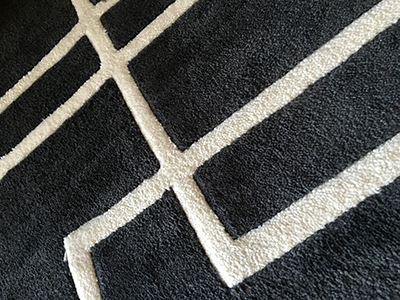
#> input picture images/testing/area_rug.png, 400 x 300 px, given in place of 20150324_165844.jpg, which was not available
$ python test.py
#> lines starting #> are read from the running program, lines starting #| are printed output that depends on the picture; after the words box and inside, x2 and y2 are one past the last pixel; in counts of white or black regions, pixels touching at a corner belong together
### metody.py
import os.path
import struct
import numpy as np

# [16 lines left out: function getListOfFiles, not called in this run]

def rgb2gray(rgb):
    return np.dot(rgb[...,:3], [0.299, 0.587, 0.114])

# [5 lines left out: function uint2int, not called in this run]


def getMNISTdata(filePath):

    with open(filePath, 'rb') as f:
        if "images" in filePath:
            magic, size = struct.unpack(">II", f.read(8))
            nrows, ncols = struct.unpack(">II", f.read(8))
            data = np.fromfile(f, dtype=np.dtype(np.uint8).newbyteorder('>'))
            data = data.reshape((size, nrows * ncols))

        elif "labels" in filePath:
            magic, size = struct.unpack(">II", f.read(8))
            nrows, ncols = struct.unpack(">II", f.read(8))
            data = np.fromfile(f, dtype=np.dtype(np.uint8).newbyteorder('>'))
        else:
            data = ""
    return data

# [11 lines left out: function labelsToNumbers, not called in this run]

### test.py
import metody
import cv2
import matplotlib.pyplot as plt
# path = "/home/krzysztof/Dokumenty/SNR_grupa1/Folio Leaf Dataset/Folio"
# files = metody.getListOfFiles(path)

impath = "/home/krzysztof/Dokumenty/SNR_grupa1/Folio Leaf Dataset/Folio/barbados cherry/20150324_165844.jpg"
image = cv2.imread(impath)
#> image is the input picture: shape (300, 400, 3); mean B, G, R 78.3, 80.6, 80
fontType = cv2.FONT_HERSHEY_PLAIN
fontScale = 10
cv2.putText(image, "Jakis tekst", (300, 300), cv2.FONT_HERSHEY_SIMPLEX, fontScale, (0, 0, 255), 10)
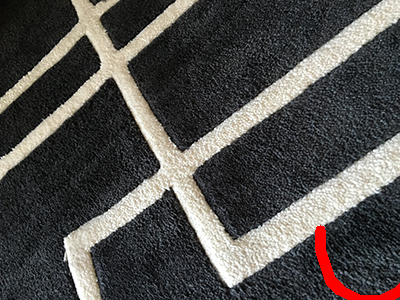
#> image: shape (300, 400, 3); 1.06% of pixels changed, all inside (x1, y1, x2, y2) = (315, 225, 400, 300)
plt.imshow(image)
plt.show()

# Zabawa z MNIST
mainFolderPath = "/home/krzysztof/Dokumenty/SNR/MNIST"
paths= [mainFolderPath  + "/t10k-images-idx3-ubyte",
        mainFolderPath  + "/t10k-labels-idx1-ubyte",
        mainFolderPath  + "/train-images-idx3-ubyte",
        mainFolderPath  + "/train-labels.idx1-ubyte"]

#> (the run stopped early here; a loop or call above may not have finished)

$ run again, on images/training/area_rug/area_rug_02.png
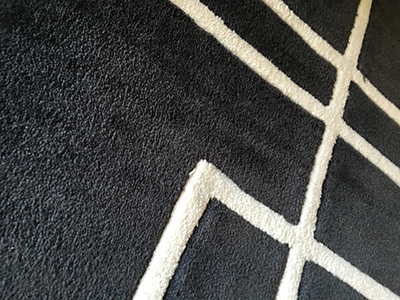
#> input picture images/training/area_rug/area_rug_02.png, 400 x 300 px, given in place of 20150324_165844.jpg, which was not available
#> image is the input picture: shape (300, 400, 3); mean B, G, R 74.3, 76.4, 76
#> `cv2.putText(image, "Jakis tekst", (300, 300), cv2.FONT_HERSHEY_SIMPLEX..`:
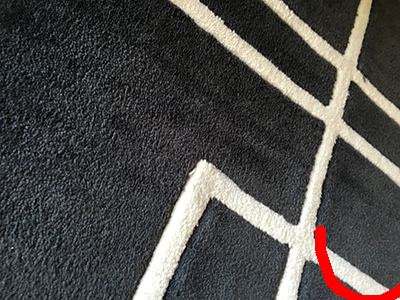
#> image: shape (300, 400, 3); 1.06% of pixels changed, all inside (x1, y1, x2, y2) = (315, 225, 400, 300)

$ run again, on images/training/area_rug/area_rug_03.png
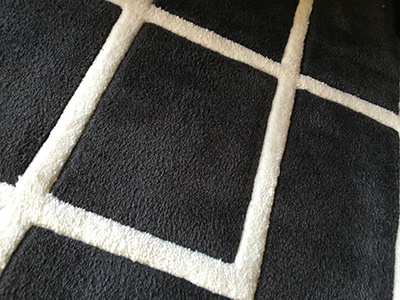
#> input picture images/training/area_rug/area_rug_03.png, 400 x 300 px, given in place of 20150324_165844.jpg, which was not available
#> image is the input picture: shape (300, 400, 3); mean B, G, R 74.7, 77.9, 78.7
#> `cv2.putText(image, "Jakis tekst", (300, 300), cv2.FONT_HERSHEY_SIMPLEX..`:
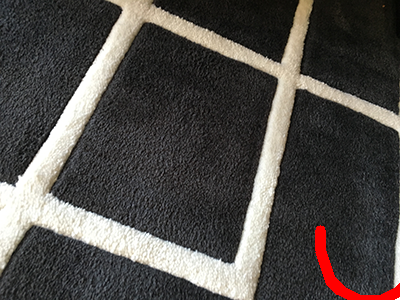
#> image: shape (300, 400, 3); 1.06% of pixels changed, all inside (x1, y1, x2, y2) = (315, 225, 400, 300)
